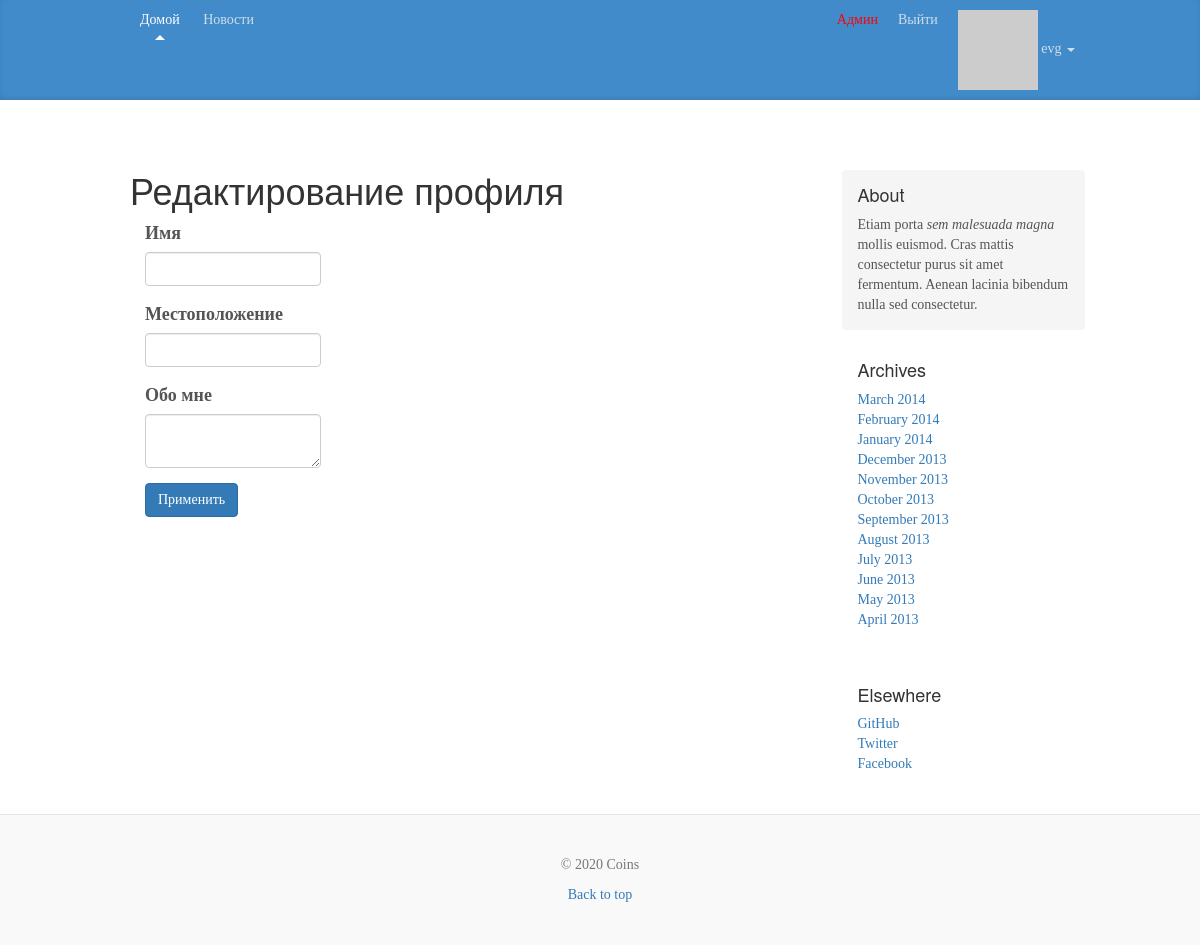
The page /edit-profile (signed in) on the database as committed earlier.
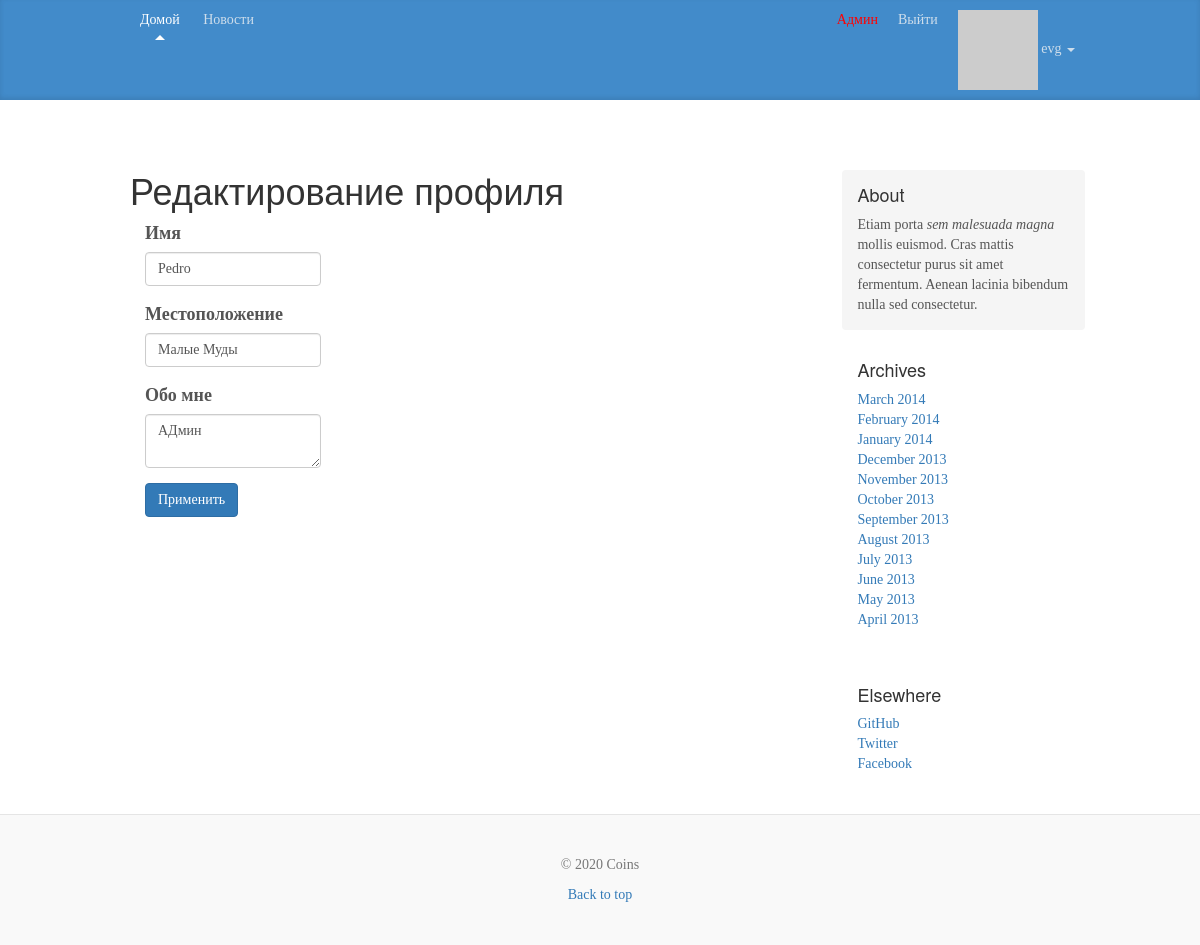
The same page on the database as committed later.
### app/models.py (models this page shows, shortened)
class User(db.Model, UserMixin):
    __tablename__ = 'user'
    id = db.Column(db.Integer, primary_key=True)
    email = db.Column(db.String(255), unique=True)
    username = db.Column(db.String(255), unique=True, index=True)
    password_hash = db.Column(db.String(255))
    active = db.Column(db.Boolean())
    confirmed_at = db.Column(db.DateTime())
    name = db.Column(db.String(64))
    location = db.Column(db.String(64))
    member_since = db.Column(db.DateTime(), default=datetime.utcnow)
    about_me = db.Column(db.String(140))
    last_seen = db.Column(db.DateTime, default=datetime.utcnow)
    avatar_hash = db.Column(db.String(32))
    roles = db.relationship('Role', secondary='roles_users', backref=db.backref('users', lazy='dynamic'))
    posts = db.relationship('Post', backref='author', lazy='dynamic')
    @property
    def password(self):
        raise AttributeError('password is not a readable attribute')
    def gravatar(self, size=100, default='identicon', rating='g'):
        url = 'https://secure.gravatar.com/avatar'
        hash = self.avatar_hash or self.gravatar_hash()
        return '{url}/{hash}?s={size}&d={default}&r={rating}'.\
                        format(url=url, hash=hash, size=size, default=default, rating=rating)
    def is_administrator(self):
        for r in self.roles:
            if str(r) == 'admin':
                return True
        return False

### app/users/controllers.py (the view, shortened to what this page needs)
@module.route('/edit-profile', methods=['GET', 'POST'])
@login_required
def edit_profile():
    form = EditProfileForm()
    form.name.data = current_user.name
    form.location.data = current_user.location
    form.about_me.data = current_user.about_me
    return render_template('users/edit_profile.html', edit_profile_form=form)

### app/users/forms.py
class EditProfileForm(FlaskForm):
    name = StringField('Имя', validators=[Length(0, 64)])
    location = StringField('Местоположение', validators=[Length(0, 64)])
    about_me = TextAreaField('Обо мне')
    submit = SubmitField('Применить')

### app/models.py (called while the page is built)
@login_manager.user_loader
def load_user(user_id):
    return User.query.get(int(user_id))

    def __repr__(self):
        return self.name

### app/users/controllers.py (called while the page is built)
@module.before_request
def before_request():
    if current_user.is_authenticated:
        current_user.last_seen = datetime.utcnow()
        db.session.commit()

### app/templates/users/edit_profile.html (shortened to what this page needs)
{% extends "layout.html" %}
{% import "bootstrap/wtf.html" as wtf %}
{% block content %}
{% from "bootstrap/wtf.html" import form_field %}
<h1>Редактирование профиля</h1>
<div class="col-md-4">
  <form class="form" action="{{ url_for('users.edit_profile') }}" method="POST" name="edit_profile_form">
    {{ form_field(edit_profile_form.name) }}
    {{ form_field(edit_profile_form.location) }}
    {{ form_field(edit_profile_form.about_me) }}
    {{ form_field(edit_profile_form.submit, class="btn btn-primary") }}
  </form>
</div>
{% endblock %}

### app/templates/layout.html (shortened to what this page needs)
{% extends "bootstrap/base.html" %}
{% import "bootstrap/fixes.html" as fixes %}
{% block head %}
  {{super()}}
{% endblock %}
{% block styles %}
  {{super()}}
  <link href="/static/css/blog.css" rel="stylesheet">
{% endblock %}
{% block body %}
  {% block navbar %}
  <div class="blog-masthead">
    <div class="container">
    <nav class="blog-nav">
            <a class="blog-nav-item active" href="{{ url_for('users.index') }}">Домой</a>
            <a class="blog-nav-item" href="{{ url_for('posts.news') }}">Новости</a>
            {% if current_user.is_authenticated %}
            <a class="blog-nav-item navbar-right" href="{{ url_for('users.user', username=current_user.username) }}">
                  <img src="{{ current_user.gravatar(size=18) }}">
                  {{ current_user.username }} <b class="caret"></b>
                </a>
            <a class="blog-nav-item navbar-right" href="{{ url_for('users.logout') }}">Выйти</a>
            {% else %}
            <a class="blog-nav-item navbar-right" href="{{ url_for('users.reg') }}">Регистрация</a>
            <a class="blog-nav-item navbar-right" href="{{ url_for('users.log') }}"><span class="glyphicon glyphicon-log-in"></span>  Войти</a>
            {% endif %}
          {% if current_user.is_authenticated %}
                {% if current_user.is_administrator() %}
              <a class="blog-nav-item navbar-right" style="color: rgb(255, 0, 0)" href="{{ url_for('admin.index') }}">Админ</a>
                {% endif %}
          {% endif %}
    </nav>
  </div>
  </div>
  {% endblock %}
  <div class="container">
    {% import "bootstrap/utils.html" as utils %} {{ utils.flashed_messages(dismissible=True, container=False) }}
    <div class="blog-header">
    </div>
    <div class="row">
      <div class="col-sm-8 blog-main">
      {% block content %}{% endblock %}
      </div>
      <div class="col-sm-3 col-sm-offset-1 blog-sidebar">
        <div class="sidebar-module sidebar-module-inset">
          <h4>About</h4>
          <p>Etiam porta <em>sem malesuada magna</em> mollis euismod. Cras mattis consectetur purus sit amet fermentum. Aenean lacinia bibendum nulla sed consectetur.</p>
        </div>
        <div class="sidebar-module">
          <h4>Archives</h4>
          <ol class="list-unstyled">
            <li><a href="#">March 2014</a></li>
            <li><a href="#">February 2014</a></li>
            <li><a href="#">January 2014</a></li>
            <li><a href="#">December 2013</a></li>
            <li><a href="#">November 2013</a></li>
            <li><a href="#">October 2013</a></li>
            <li><a href="#">September 2013</a></li>
            <li><a href="#">August 2013</a></li>
            <li><a href="#">July 2013</a></li>
            <li><a href="#">June 2013</a></li>
            <li><a href="#">May 2013</a></li>
            <li><a href="#">April 2013</a></li>
          </ol>
        </div>
        <div class="sidebar-module">
          <h4>Elsewhere</h4>
          <ol class="list-unstyled">
            <li><a href="#">GitHub</a></li>
            <li><a href="#">Twitter</a></li>
            <li><a href="#">Facebook</a></li>
          </ol>
        </div>
      </div>
    </div>
  </div>
  <footer class="blog-footer">
      <p class="text-muted">&copy; <script type="text/javascript">var mdate = new Date(); document.write(mdate.getFullYear());</script> {{ config.get('APP_NAME')  }} </p>
      <p>
        <a href="#">Back to top</a>
      </p>
  </footer>
{% endblock %}

Rows that differ between the two databases and show on the page:
changed User "evg": name (not shown) → "Pedro"; location (not shown) → "Малые Муды"; about_me (not shown) → "АДмин"
